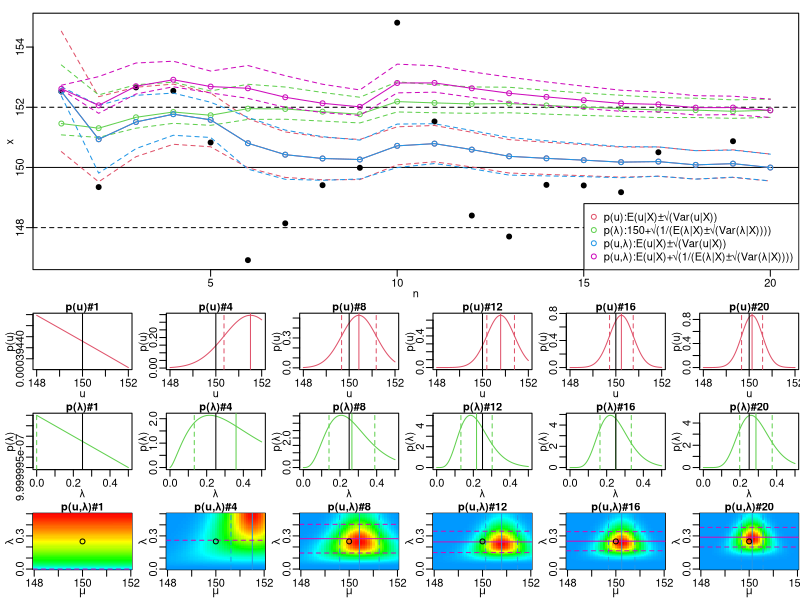

Source code (R):
frame()
set.seed(0)
par(mfrow=c(4, 6))
layout(matrix(c(rep(1, 6), t(matrix(2:(3 * 6 + 1), 3))), 4, byrow=T), heights=c(3, 1, 1, 1))
par(mar=c(2.3, 2.5, 1, 0.1))
par(mgp=c(1.3, .5, 0))
urange <- c(148, 152)
lrange <- c(0, 0.5)
x1 <- seq(urange[1], urange[2], 0.1)
x2 <- seq(lrange[1], lrange[2], 0.01)

# サンプルの生成
N <- 20
U <- 150
V <- 4
x <- rnorm(N, U, sqrt(V))
xrange <- c(min(x), max(x))
# 平均パラメータの事前分布
nu <- 0
nv <- 1.0E+6  # 平均パラメータの事前分布の分散nvを大きく取る
# 精度パラメータの事前分布
ga <- 1
gb <- 1.0E-6  # 精度パラメータの事前分布の分散ga/gbを大きく取る
# 平均・精度パラメータの事前分布
ngu <- 0
ngbeta <- 1.0E-6  # 平均パラメータの事前分布の分散(ngbeta*λ)^-1を大きく取る
nga <- 1
ngb <- 1.0E-6  # 精度パラメータの事前分布の分散nga/ngbを大きく取る

d <- data.frame(nu=nu, nv=nv, ga=ga, gb=gb, ngu=ngu, ngbeta=ngbeta, nga=nga, ngb=ngb)
for (n in 1:N) {
  Nml <- 1
  uml <- x[n] / Nml
  vml <- (x[n] - U) ^ 2 / Nml
  # 精度が既知の時の平均パラメータuの事後分布N(u|nu,nv)を更新
  nu <- (V * nu + Nml * nv * uml) / (Nml * nv + V)
  nv <- 1 / (1 / nv + Nml / V)
  # 平均が既知の時の精度パラメータλの事後分布Gam(λ|ga,gb)を更新
  ga <- ga + Nml / 2
  gb <- gb + Nml * vml / 2
  # 平均・精度パラメータ(u,λ)の事後分布N(u|ngu,(ngbeta*λ)^(-1))Gam(λ|nga,ngb)を更新
  nga <- nga + Nml / 2
  ngb <- ngb + (Nml * 0 + ngbeta * Nml * (uml - ngu) ^ 2 / (ngbeta + Nml)) / 2
  ngu <- (Nml * uml + ngbeta * ngu) / (Nml + ngbeta)
  ngbeta <- ngbeta + Nml
  d <- rbind(d, c(nu, nv, ga, gb, ngu, ngbeta, nga, ngb))
}

# 精度パラメータ事前分布の期待値
d$gexp <- d$ga / d$gb
# 精度パラメータ事前分布の分散
d$gvar <- d$ga / d$gb ^ 2
# 平均・精度パラメータ事前分布の平均周辺分布の分散
d$nguvar <- d$ngb / (d$ngbeta * (d$nga - 1))
# 平均・精度パラメータ事前分布の精度周辺分布の期待値
d$nglexp <- d$nga / d$ngb
# 平均・精度パラメータ事前分布の精度周辺分布の分散
d$nglvar <- d$nga / d$ngb ^ 2

# 観測値
plot(x, pch=19, cex=1, xlim=c(1, N), ylim=xrange, xlab="n")
abline(h=U)
abline(h=U + sqrt(V) * c(-1, 1), lty=2)
# xの平均パラメータの事後分布の期待値と標準偏差
par(new=T)
plot(d$nu[-1], type="o", col=2, xlim=c(1, N), ylim=xrange, xlab="", ylab="", axes=F)
par(new=T)
plot((d$nu + sqrt(d$nv))[-1], type="l", lty=2, col=2, xlim=c(1, N), ylim=xrange, xlab="", ylab="", axes=F)
par(new=T)
plot((d$nu - sqrt(d$nv))[-1], type="l", lty=2, col=2, xlim=c(1, N), ylim=xrange, xlab="", ylab="", axes=F)
# xの精度パラメータの事後分布の期待値と標準偏差
par(new=T)
plot((U + sqrt(1 / d$gexp))[-1], type="o", col=3, xlim=c(1, N), ylim=xrange, xlab="", ylab="", axes=F)
par(new=T)
plot((U + sqrt(1 / (d$gexp + sqrt(d$gvar))))[-1], type="l", lty=2, col=3, xlim=c(1, N), ylim=xrange, xlab="", ylab="", axes=F)
par(new=T)
plot((U + sqrt(1 / (d$gexp - sqrt(d$gvar))))[-1], type="l", lty=2, col=3, xlim=c(1, N), ylim=xrange, xlab="", ylab="", axes=F)
# xの平均・精度パラメータの事後分布の平均周辺分布の期待値と標準偏差
par(new=T)
plot(d$ngu[-1], type="o", col=4, xlim=c(1, N), ylim=xrange, xlab="", ylab="", axes=F)
par(new=T)
plot((d$ngu - sqrt(d$nguvar))[-1], type="l", lty=2, col=4, xlim=c(1, N), ylim=xrange, xlab="", ylab="", axes=F)
par(new=T)
plot((d$ngu + sqrt(d$nguvar))[-1], type="l", lty=2, col=4, xlim=c(1, N), ylim=xrange, xlab="", ylab="", axes=F)
# xの平均・精度パラメータの事後分布の精度周辺分布の期待値と標準偏差
par(new=T)
plot((d$ngu + sqrt(1 / d$nglexp))[-1], type="o", col=6, xlim=c(1, N), ylim=xrange, xlab="", ylab="", axes=F)
par(new=T)
plot((d$ngu + sqrt(1 / (d$nglexp + sqrt(d$nglvar))))[-1], type="l", lty=2, col=6, xlim=c(1, N), ylim=xrange, xlab="", ylab="", axes=F)
par(new=T)
plot((d$ngu + sqrt(1 / (d$nglexp - sqrt(d$nglvar))))[-1], type="l", lty=2, col=6, xlim=c(1, N), ylim=xrange, xlab="", ylab="", axes=F)
legend("bottomright", legend=c(
  "p(u):E(u|X)±√(Var(u|X))", 
  "p(λ):150+√(1/(E(λ|X)±√(Var(λ|X))))", 
  "p(u,λ):E(u|X)±√(Var(u|X))", 
  "p(u,λ):E(u|X)+√(1/(E(λ|X)±√(Var(λ|X))))"), 
  col=c(2, 3, 4, 6), pch=1)

for (n in c(1, (1:5) * N / 5)) {
  # 平均パラメータ事前分布とその期待値と標準偏差
  curve(dnorm(x, d$nu[n], sqrt(d$nv[n])), col=2, xlim=urange, xlab="u", ylab="p(u)")
  abline(v=d$nu[n], col=2)
  abline(v=d$nu[n] + sqrt(d$nv[n]) * c(-1, 1), col=2, lty=2)
  abline(v=U)
  title(paste0("p(u)#", n), cex.main=1.0)
  # 精度パラメータ事前分布とその期待値と標準偏差
  curve(dgamma(x, d$ga[n], rate=d$gb[n]), col=3, xlim=lrange, xlab="λ", ylab="p(λ)")
  abline(v=d$gexp[n], col=3)
  abline(v=d$gexp[n] + sqrt(d$gvar[n]) * c(-1, 1), col=3, lty=2)
  abline(v=1/V)
  title(paste0("p(λ)#", n), cex.main=1.0)
  # 平均・精度パラメータ事前分布とその各周辺分布の期待値と標準偏差
  p <- outer(x1, x2, Vectorize(function(x1, x2) 
    dnorm(x1, d$ngu[n], sqrt(1 / (d$ngbeta[n] * x2))) * dgamma(x2, d$nga[n], rate=d$ngb[n])
  ))
  image(x1, x2, p, xlab=expression(mu), ylab=expression(lambda), col=rainbow(450)[256:1])
  abline(v=d$ngu[n], col=4)
  abline(v=d$ngu[n] + sqrt(d$nguvar[n]) * c(-1, 1), col=4, lty=2)
  abline(h=d$nglexp[n], col=6)
  abline(h=d$nglexp[n] + sqrt(d$nglvar[n]) * c(-1, 1), col=6, lty=2)
  points(U, 1/V)
  title(paste0("p(u,λ)#", n), cex.main=1.0)
}

